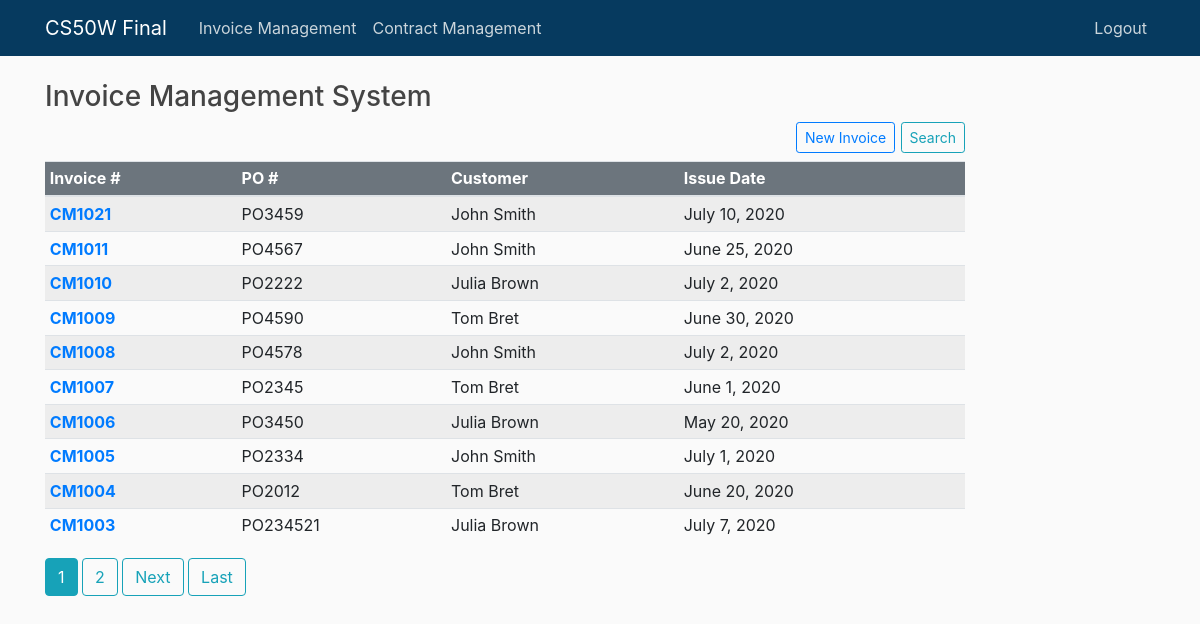
The page /invoice/list/ (signed in) on the database its author committed.
### invoice/models.py (models this page shows, shortened)
class Invoice(models.Model):
    invoice_num = models.CharField(max_length=10, primary_key=True)
    customer = models.ForeignKey(Customer, null=True, on_delete=models.PROTECT)
    invoice_date = models.DateField()
    ship_date = models.DateField()
    po_num = models.CharField(max_length=10, null=True, blank=True)
    currency = models.ForeignKey(Currency, null=True, on_delete=models.SET_NULL)
    carrier = models.ForeignKey(Carrier, null=True, on_delete=models.SET_NULL)
    end_user = models.CharField(max_length=100, null=True, blank=True)
    creator = models.ForeignKey(User, on_delete=models.PROTECT)

class Customer(models.Model):
    name = models.CharField(max_length=64)
    company = models.CharField(max_length=64)
    email = models.EmailField(max_length=64, null=True, blank=True)
    phone = models.CharField(max_length=20, null=True, blank=True)
    fax = models.CharField(max_length=20, null=True, blank=True)
    address1 = models.CharField(max_length=200, null=True, blank=True)
    address2 = models.CharField(max_length=200, null=True, blank=True)
    city = models.CharField(max_length=200, null=True, blank=True)
    state = models.CharField(max_length=200, null=True, blank=True)
    country = models.CharField(max_length=20, null=True, blank=True)

### invoice/views.py (the view)
# urls.py: path('list/', InvoiceListView.as_view(), name='inv-home'),
class InvoiceListView(LoginRequiredMixin, ListView):
    model = Invoice
    template_name = 'invoice/home.html'
    context_object_name = 'invoices'
    ordering = ['-pk']
    paginate_by = 10

### invoice/templates/invoice/home.html (shortened to what this page needs)
{% extends "erp/base.html" %}
{% block content %}
<h3>Invoice Management System</h3>
<div class="float-right">
    <h5><a href="{% url 'inv-create' %}" class="btn btn-outline-primary btn-sm">New Invoice</a>
    <a href="{% url 'inv-search' %}" class="btn btn-outline-info btn-sm">Search</a>
</div>
<div class="mt-3">
  <table class="table table-striped table-sm">
    <thead class="bg-secondary text-white">
      <tr>
        <th scope="col">Invoice #</th>
        <th scope="col">PO #</th>
        <th scope="col">Customer</th>
        <th scope="col">Issue Date</th>
      </tr>
    </thead>
    <tbody>
    {% for invoice in invoices %}
      <tr>
        <th scope="row"><a href="{% url 'inv-detail' invoice.invoice_num %}">{{ invoice.invoice_num }}</a></th>
        <td>{% if invoice.po_num %}
              {{ invoice.po_num }}
            {% else %}
              &nbsp;
            {% endif %}
        </td>
        <td>{{ invoice.customer.name }}</td>
        <td>{{ invoice.invoice_date }}</td>
      </tr>
    {% endfor %}
    </tbody>
  </table>
</div>
{% if is_paginated %}
{% for num in page_obj.paginator.page_range %}
  {% if page_obj.number == num %}
    <a class="btn btn-info mb-4" href="?page={{ num }}">{{ num }}</a>
  {% elif num > page_obj.number|add:'-3' and num < page_obj.number|add:'3' %}
    <a class="btn btn-outline-info mb-4" href="?page={{ num }}">{{ num }}</a>
  {% endif %}
{% endfor %}
{% if page_obj.has_next %}
  <a class="btn btn-outline-info mb-4" href="?page={{ page_obj.next_page_number }}">Next</a>
  <a class="btn btn-outline-info mb-4" href="?page={{ page_obj.paginator.num_pages }}">Last</a>
{% endif %}
{% endif %}
{% endblock %}

### erp/templates/erp/base.html (shortened to what this page needs)
{% load static %}
<!DOCTYPE html>
<html lang="en">
<head>
    <link rel="stylesheet" href="https://stackpath.bootstrapcdn.com/bootstrap/4.5.0/css/bootstrap.min.css">
    <link rel="stylesheet" type="text/css" href="{% static 'erp/main.css' %}">
    <link rel="stylesheet" type="text/css" href="{% static 'erp/jquery-ui.min.css' %}">
</head>
<body>
    <header class="site-header">
        <nav class="navbar navbar-expand-md navbar-dark bg-steel fixed-top">
          <div class="container">
            <a class="navbar-brand mr-4">CS50W Final</a>
            <div class="collapse navbar-collapse" id="navbarToggle">
              <div class="navbar-nav mr-auto">
                {% if user.is_authenticated %}
                  <a class="nav-item nav-link" href="{% url 'inv-home' %}">Invoice Management</a>
                  <a class="nav-item nav-link" href="{% url 'cmt-home' %}">Contract Management</a>
                {% endif %}
              </div>
              <div class="navbar-nav">
                {% if user.is_authenticated %}
                  <a class="nav-item nav-link" href="{% url 'logout' %}">Logout</a>
                {% else %}
                  <a class="nav-item nav-link" href="{% url 'login' %}">Login</a>
                {% endif %}
              </div>
            </div>
          </div>
        </nav>
      </header>
      <main role="main" class="container">
        <div class="row">
          <div class="col-md-10">
            {% block content %}{% endblock %}
          </div>
         </div>
      </main>
</body>
</html>

### erp/static/erp/main.css (style rules this page uses)
body { background: #fafafa; color: #333333; margin-top: 5rem; }
h1, h2, h3, h4, h5, h6 { color: #444444; }
.bg-steel { background-color: #063a5f; }
.site-header .navbar-nav .nav-link { color: #cbd5db; }

### rows shown on the page
Invoice: invoice_num "CM1021", po_num "PO3459", customer.name "John Smith", invoice_date "July 10, 2020"
Invoice: invoice_num "CM1011", po_num "PO4567", customer.name "John Smith", invoice_date "June 25, 2020"
Invoice: invoice_num "CM1010", po_num "PO2222", customer.name "Julia Brown", invoice_date "July 2, 2020"
Invoice: invoice_num "CM1009", po_num "PO4590", customer.name "Tom Bret", invoice_date "June 30, 2020"
Invoice: invoice_num "CM1008", po_num "PO4578", customer.name "John Smith", invoice_date "July 2, 2020"
Invoice: invoice_num "CM1007", po_num "PO2345", customer.name "Tom Bret", invoice_date "June 1, 2020"
Invoice: invoice_num "CM1006", po_num "PO3450", customer.name "Julia Brown", invoice_date "May 20, 2020"
Invoice: invoice_num "CM1005", po_num "PO2334", customer.name "John Smith", invoice_date "July 1, 2020"
Invoice: invoice_num "CM1004", po_num "PO2012", customer.name "Tom Bret", invoice_date "June 20, 2020"
Invoice: invoice_num "CM1003", po_num "PO234521", customer.name "Julia Brown", invoice_date "July 7, 2020"

### other values the page prints
{{ num }} "1"
{{ num }} "2"
